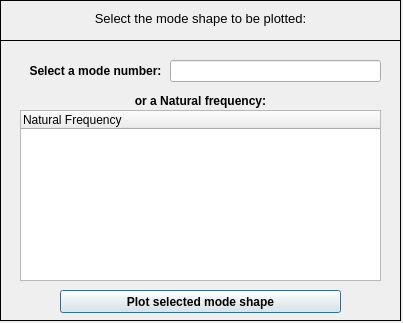
<?xml version="1.0" encoding="UTF-8"?>
<ui version="4.0">
 <class>Dialog</class>
 <widget class="QDialog" name="Dialog">
  <property name="windowModality">
   <enum>Qt::NonModal</enum>
  </property>
  <property name="geometry">
   <rect>
    <x>0</x>
    <y>0</y>
    <width>403</width>
    <height>323</height>
   </rect>
  </property>
  <property name="sizePolicy">
   <sizepolicy hsizetype="Fixed" vsizetype="Fixed">
    <horstretch>0</horstretch>
    <verstretch>0</verstretch>
   </sizepolicy>
  </property>
  <property name="contextMenuPolicy">
   <enum>Qt::DefaultContextMenu</enum>
  </property>
  <property name="windowTitle">
   <string>Plot mode shapes</string>
  </property>
  <property name="windowIcon">
   <iconset>
    <normaloff>../../../../../../Downloads/load - Copia.png</normaloff>../../../../../../Downloads/load - Copia.png</iconset>
  </property>
  <property name="whatsThis">
   <string/>
  </property>
  <widget class="QWidget" name="widget" native="true">
   <property name="geometry">
    <rect>
     <x>0</x>
     <y>0</y>
     <width>401</width>
     <height>321</height>
    </rect>
   </property>
   <property name="font">
    <font>
     <kerning>true</kerning>
    </font>
   </property>
   <widget class="QFrame" name="frame">
    <property name="geometry">
     <rect>
      <x>0</x>
      <y>0</y>
      <width>401</width>
      <height>41</height>
     </rect>
    </property>
    <property name="frameShape">
     <enum>QFrame::Box</enum>
    </property>
    <property name="frameShadow">
     <enum>QFrame::Plain</enum>
    </property>
    <property name="lineWidth">
     <number>1</number>
    </property>
    <widget class="QLabel" name="label">
     <property name="geometry">
      <rect>
       <x>10</x>
       <y>10</y>
       <width>381</width>
       <height>16</height>
      </rect>
     </property>
     <property name="font">
      <font>
       <pointsize>10</pointsize>
       <italic>false</italic>
      </font>
     </property>
     <property name="text">
      <string>Select the mode shape to be plotted:</string>
     </property>
     <property name="textFormat">
      <enum>Qt::AutoText</enum>
     </property>
     <property name="alignment">
      <set>Qt::AlignCenter</set>
     </property>
    </widget>
   </widget>
   <widget class="QFrame" name="frame_2">
    <property name="geometry">
     <rect>
      <x>0</x>
      <y>40</y>
      <width>401</width>
      <height>281</height>
     </rect>
    </property>
    <property name="frameShape">
     <enum>QFrame::Box</enum>
    </property>
    <property name="frameShadow">
     <enum>QFrame::Plain</enum>
    </property>
    <widget class="QWidget" name="verticalLayoutWidget">
     <property name="geometry">
      <rect>
       <x>20</x>
       <y>20</y>
       <width>151</width>
       <height>21</height>
      </rect>
     </property>
     <layout class="QVBoxLayout" name="verticalLayout">
      <item>
       <widget class="QLabel" name="label_2">
        <property name="font">
         <font>
          <weight>75</weight>
          <bold>true</bold>
         </font>
        </property>
        <property name="text">
         <string>Select a mode number:</string>
        </property>
        <property name="alignment">
         <set>Qt::AlignCenter</set>
        </property>
       </widget>
      </item>
     </layout>
    </widget>
    <widget class="QWidget" name="verticalLayoutWidget_2">
     <property name="geometry">
      <rect>
       <x>170</x>
       <y>20</y>
       <width>211</width>
       <height>22</height>
      </rect>
     </property>
     <layout class="QVBoxLayout" name="verticalLayout_2">
      <item>
       <widget class="QLineEdit" name="lineEdit"/>
      </item>
     </layout>
    </widget>
    <widget class="QWidget" name="verticalLayoutWidget_3">
     <property name="geometry">
      <rect>
       <x>20</x>
       <y>50</y>
       <width>361</width>
       <height>21</height>
      </rect>
     </property>
     <layout class="QVBoxLayout" name="verticalLayout_3">
      <item>
       <widget class="QLabel" name="label_3">
        <property name="font">
         <font>
          <weight>75</weight>
          <bold>true</bold>
         </font>
        </property>
        <property name="text">
         <string>or a Natural frequency:</string>
        </property>
        <property name="alignment">
         <set>Qt::AlignCenter</set>
        </property>
       </widget>
      </item>
     </layout>
    </widget>
    <widget class="QTreeWidget" name="treeWidget">
     <property name="geometry">
      <rect>
       <x>20</x>
       <y>70</y>
       <width>361</width>
       <height>171</height>
      </rect>
     </property>
     <column>
      <property name="text">
       <string notr="true">Natural Frequency</string>
      </property>
     </column>
    </widget>
    <widget class="QPushButton" name="pushButton">
     <property name="geometry">
      <rect>
       <x>60</x>
       <y>250</y>
       <width>281</width>
       <height>23</height>
      </rect>
     </property>
     <property name="font">
      <font>
       <weight>75</weight>
       <bold>true</bold>
      </font>
     </property>
     <property name="text">
      <string>Plot selected mode shape</string>
     </property>
    </widget>
   </widget>
  </widget>
 </widget>
 <resources/>
 <connections/>
</ui>
